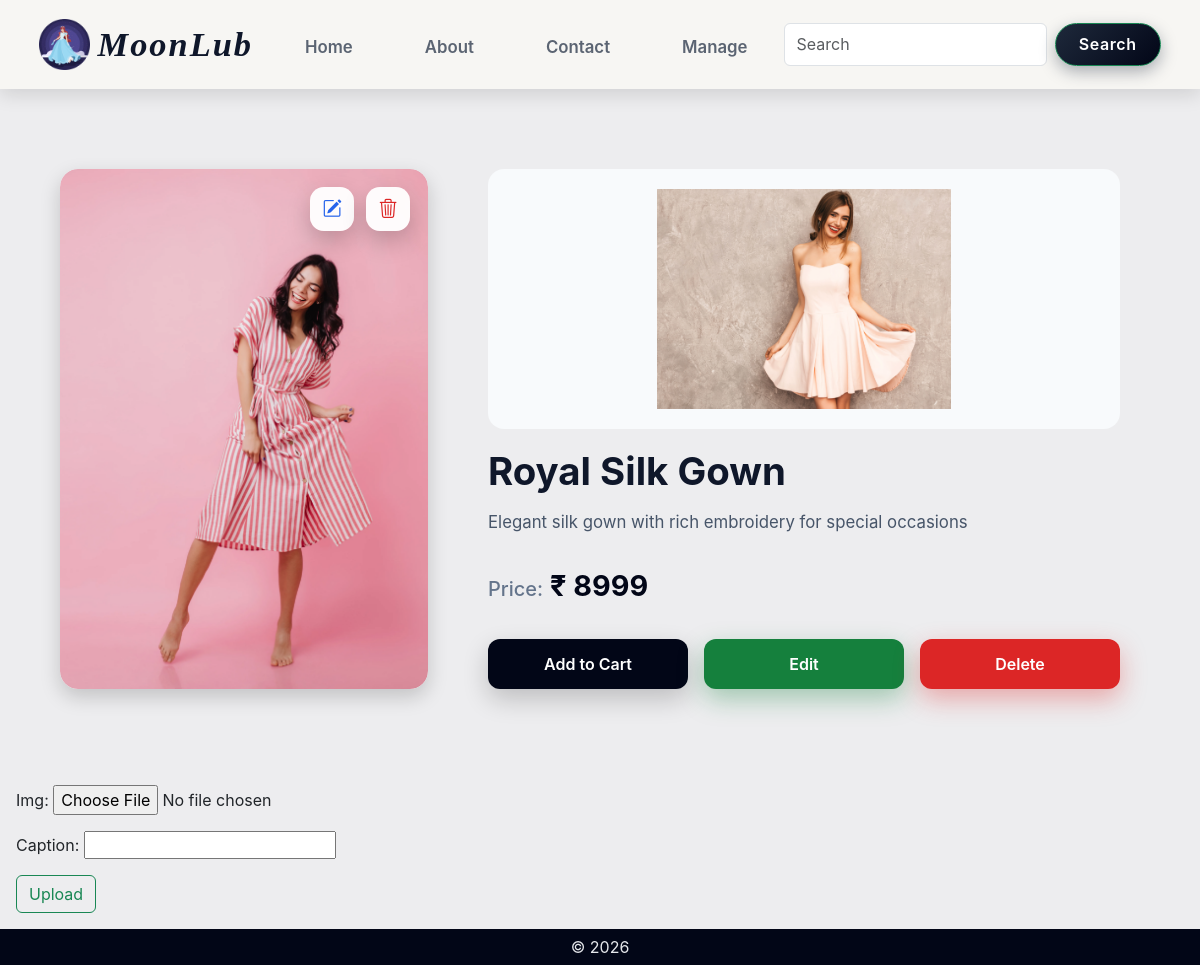
The page /products/1/ on the database its author committed.
### products/models.py (models this page shows, shortened)
class ProductImage(models.Model):
    img = models.ImageField(upload_to = 'products/images')
    caption = models.CharField(max_length = 200, blank = True)
    product = models.ForeignKey(Product, on_delete=models.CASCADE, related_name = 'images')
    created_at = models.DateTimeField(auto_now_add = True)
    updated_at = models.DateTimeField(auto_now=True)

class Product(models.Model):
    title = models.CharField(max_length = 255)
    desc = models.TextField(max_length = 500)
    price = models.PositiveIntegerField()
    stock = models.PositiveIntegerField()
    thumbnail = models.ImageField(upload_to = 'products/thumbnails/')
    created_at = models.DateTimeField(auto_now_add = True)
    updated_at = models.DateTimeField(auto_now = True)

### products/views.py (the view)
# urls.py: path('<int:pk>/', ProductDetail.as_view(), name= 'product_details'),
class ProductDetail(FormMixin, DetailView):
    model = Product
    template_name = 'products/product_details.html'
    context_object_name = 'product'
    form_class = ProductImageForm
    def get_queryset(self):
        return Product.objects.prefetch_related('images')

### products/forms.py
class ProductImageForm(forms.ModelForm):
    class Meta:
        model = ProductImage
        fields = ['img', 'caption']

### templates/products/product_details.html (shortened to what this page needs)
{% extends 'base/base.html' %}
{%block content %}
<section class="d-flex productdetail">
    <div id="carouselExample" class="carousel slide col" data-bs-ride="carousel" data-bs-interval="3000">
        <div>
            <div class="carbtns">
                <a class="icon editcar"><i class="bi bi-pencil-square"></i></a>
                <a class="icon delcar"><i class="bi bi-trash3"></i></a>
            </div>
            <div class="carousel-inner">
                {% if product.images.all %}
                {% for image in product.images.all %}
                <div class="carousel-item {% if forloop.first %}active{% endif %}">
                    <img src="{{ image.img.url }}" class="car" alt="{{ product.title }}">
                </div>
                {% endfor %}
                {% endif %}
            </div>
        </div>
    </div>
    <div class="col details">
        <img src="{{product.thumbnail.url}}" alt="">
        <h2>{{product.title}}</h2>
        <p class="desc">{{product.desc}}</p>
        <p class="rs"><span>Price:</span> &#8377; {{product.price}}</p>
        <div class="btns">
            <a href="" class="btn add">Add to Cart</a>
            <a href="{% url 'edit_product' product.pk %}" class="btn edit">Edit</a>
            <a href="{% url 'delete_product' product.pk %}" class="btn delete">Delete</a>
        </div>
    </div>
</section>
<section class="m-3">
    <form method="post" enctype="multipart/form-data">
        {{form.as_p}}
        <button type="submit" class="btn btn-outline-success">Upload</button>
    </form>
</section>
{% endblock %}

### static/css/styles.css (style rules this page uses)
* { margin: 0; padding: 0; box-sizing: border-box; }
body { padding: 89px 0 0 0; font-family: 'Inter', sans-serif; background-color: #ededef; }

### rows shown on the page
ProductImage: img (picture)
Product: thumbnail (picture), title "Royal Silk Gown", desc "Elegant silk gown with rich embroidery for special occasions", price "8999"
